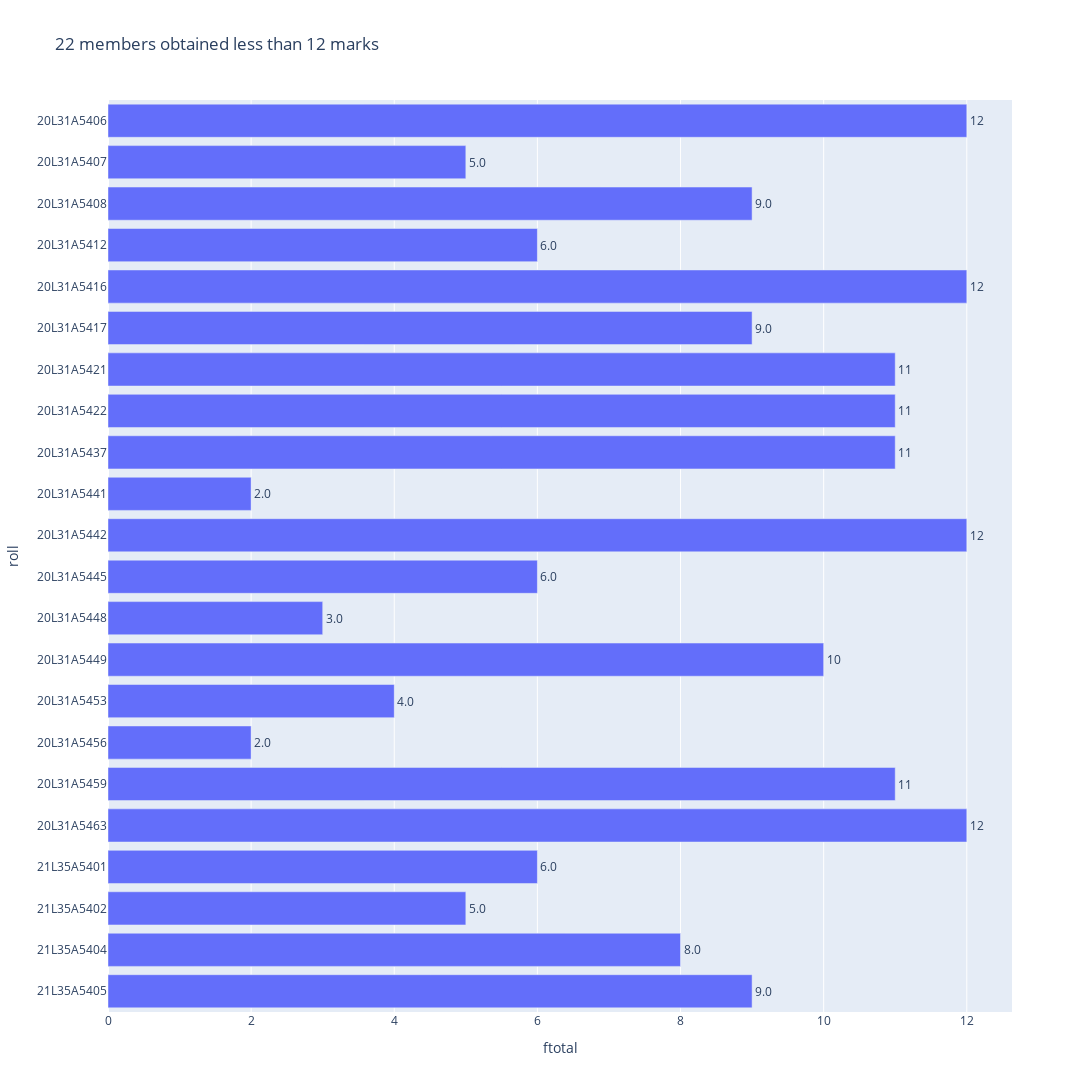

Notebook cell for this chart:
### Code cell
x = int(input("Enter max marks (0-18) : "))
df = python.loc[python['ftotal']<=x]

fig = px.bar(df,x="ftotal", y="roll", text='ftotal',orientation='h',title=f'{len(df)} members obtained less than {x} marks ',width=1100, height=1500,)
fig.update_traces(texttemplate='%{text:.2s}', textposition='outside')
fig.update_layout(uniformtext_minsize=8, uniformtext_mode='hide')
fig.update_layout(
    yaxis = dict(autorange="reversed")
)
fig.show()

### Figure 1 — Plotly figure (JSON) as saved in the notebook; plotly's stock layout.template omitted (floating-point values rounded to 4 significant figures)
{"data": [{"alignmentgroup": "True", "hovertemplate": "ftotal=%{text}<br>roll=%{y}<extra></extra>", "legendgroup": "", "marker": {"color": "#636efa", "pattern": {"shape": ""}}, "name": "", "offsetgroup": "", "orientation": "h", "showlegend": false, "text": [12, 5, 9, 6, 12, 9, 11, 11, 11, 2, 12, 6, 3, 10, 4, 2, 11, 12, 6, 5, 8, 9], "textposition": "outside", "texttemplate": "%{text:.2s}", "type": "bar", "x": [12, 5, 9, 6, 12, 9, 11, 11, 11, 2, 12, 6, 3, 10, 4, 2, 11, 12, 6, 5, 8, 9], "xaxis": "x", "y": ["20L31A5406", "20L31A5407", "20L31A5408", "20L31A5412", "20L31A5416", "20L31A5417", "20L31A5421", "20L31A5422", "20L31A5437", "20L31A5441", "20L31A5442", "20L31A5445", "20L31A5448", "20L31A5449", "20L31A5453", "20L31A5456", "20L31A5459", "20L31A5463", "21L35A5401", "21L35A5402", "21L35A5404", "21L35A5405"], "yaxis": "y"}], "layout": {"barmode": "relative", "height": 1500, "legend": {"tracegroupgap": 0}, "title": {"text": "22 members obtained less than 12 marks "}, "uniformtext": {"minsize": 8, "mode": "hide"}, "width": 1100, "xaxis": {"anchor": "y", "domain": [0, 1], "title": {"text": "ftotal"}}, "yaxis": {"anchor": "x", "autorange": "reversed", "domain": [0, 1], "title": {"text": "roll"}}}}
